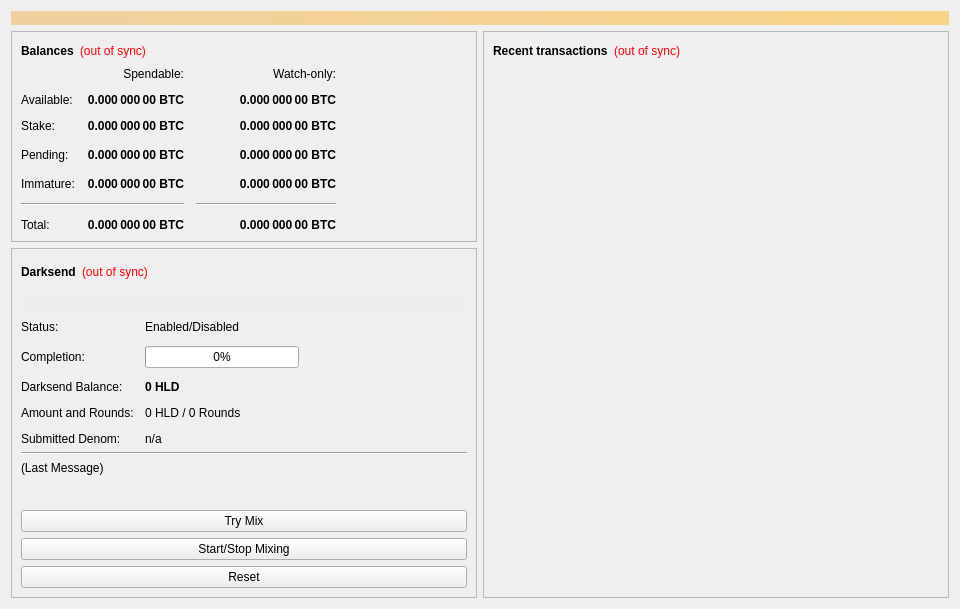
<?xml version="1.0" encoding="UTF-8"?>
<ui version="4.0">
 <class>OverviewPage</class>
 <widget class="QWidget" name="OverviewPage">
  <property name="geometry">
   <rect>
    <x>0</x>
    <y>0</y>
    <width>960</width>
    <height>594</height>
   </rect>
  </property>
  <property name="minimumSize">
   <size>
    <width>960</width>
    <height>0</height>
   </size>
  </property>
  <property name="windowTitle">
   <string>Form</string>
  </property>
  <layout class="QVBoxLayout" name="topLayout">
   <item>
    <widget class="QLabel" name="labelAlerts">
     <property name="visible">
      <bool>false</bool>
     </property>
     <property name="styleSheet">
      <string notr="true">background-color: qlineargradient(x1: 0, y1: 0, x2: 1, y2: 0, stop:0 #F0D0A0, stop:1 #F8D488); color:#000000;</string>
     </property>
     <property name="wordWrap">
      <bool>true</bool>
     </property>
     <property name="margin">
      <number>3</number>
     </property>
    </widget>
   </item>
   <item>
    <layout class="QHBoxLayout" name="horizontalLayout" stretch="1,1">
     <item>
      <layout class="QVBoxLayout" name="verticalLayout_2">
       <item>
        <widget class="QFrame" name="frame">
         <property name="frameShape">
          <enum>QFrame::StyledPanel</enum>
         </property>
         <property name="frameShadow">
          <enum>QFrame::Raised</enum>
         </property>
         <layout class="QVBoxLayout" name="verticalLayout_4">
          <item>
           <layout class="QHBoxLayout" name="horizontalLayout_4">
            <item>
             <widget class="QLabel" name="label_5">
              <property name="font">
               <font>
                <weight>75</weight>
                <bold>true</bold>
               </font>
              </property>
              <property name="text">
               <string>Balances</string>
              </property>
             </widget>
            </item>
            <item>
             <widget class="QLabel" name="labelWalletStatus">
              <property name="cursor">
               <cursorShape>WhatsThisCursor</cursorShape>
              </property>
              <property name="toolTip">
               <string>The displayed information may be out of date. Your wallet automatically synchronizes with the Highland network after a connection is established, but this process has not completed yet.</string>
              </property>
              <property name="styleSheet">
               <string notr="true">QLabel { color: red; }</string>
              </property>
              <property name="text">
               <string notr="true">(out of sync)</string>
              </property>
              <property name="alignment">
               <set>Qt::AlignLeading|Qt::AlignLeft|Qt::AlignVCenter</set>
              </property>
             </widget>
            </item>
            <item>
             <spacer name="horizontalSpacer_3">
              <property name="orientation">
               <enum>Qt::Horizontal</enum>
              </property>
              <property name="sizeHint" stdset="0">
               <size>
                <width>40</width>
                <height>20</height>
               </size>
              </property>
             </spacer>
            </item>
           </layout>
          </item>
          <item>
           <layout class="QGridLayout" name="gridLayout">
            <property name="spacing">
             <number>12</number>
            </property>
            <item row="3" column="2">
             <widget class="QLabel" name="labelWatchPending">
              <property name="font">
               <font>
                <weight>75</weight>
                <bold>true</bold>
               </font>
              </property>
              <property name="cursor">
               <cursorShape>IBeamCursor</cursorShape>
              </property>
              <property name="toolTip">
               <string>Unconfirmed transactions to watch-only addresses</string>
              </property>
              <property name="text">
               <string notr="true">0.000 000 00 BTC</string>
              </property>
              <property name="alignment">
               <set>Qt::AlignRight|Qt::AlignTrailing|Qt::AlignVCenter</set>
              </property>
              <property name="textInteractionFlags">
               <set>Qt::LinksAccessibleByMouse|Qt::TextSelectableByKeyboard|Qt::TextSelectableByMouse</set>
              </property>
             </widget>
            </item>
            <item row="3" column="1">
             <widget class="QLabel" name="labelUnconfirmed">
              <property name="font">
               <font>
                <weight>75</weight>
                <bold>true</bold>
               </font>
              </property>
              <property name="cursor">
               <cursorShape>IBeamCursor</cursorShape>
              </property>
              <property name="toolTip">
               <string>Total of transactions that have yet to be confirmed, and do not yet count toward the spendable balance</string>
              </property>
              <property name="text">
               <string notr="true">0.000 000 00 BTC</string>
              </property>
              <property name="alignment">
               <set>Qt::AlignRight|Qt::AlignTrailing|Qt::AlignVCenter</set>
              </property>
              <property name="textInteractionFlags">
               <set>Qt::LinksAccessibleByMouse|Qt::TextSelectableByKeyboard|Qt::TextSelectableByMouse</set>
              </property>
             </widget>
            </item>
            <item row="4" column="2">
             <widget class="QLabel" name="labelWatchImmature">
              <property name="font">
               <font>
                <weight>75</weight>
                <bold>true</bold>
               </font>
              </property>
              <property name="cursor">
               <cursorShape>IBeamCursor</cursorShape>
              </property>
              <property name="toolTip">
               <string>Mined balance in watch-only addresses that has not yet matured</string>
              </property>
              <property name="text">
               <string notr="true">0.000 000 00 BTC</string>
              </property>
              <property name="alignment">
               <set>Qt::AlignRight|Qt::AlignTrailing|Qt::AlignVCenter</set>
              </property>
              <property name="textInteractionFlags">
               <set>Qt::LinksAccessibleByMouse|Qt::TextSelectableByKeyboard|Qt::TextSelectableByMouse</set>
              </property>
             </widget>
            </item>
            <item row="5" column="0" colspan="2">
             <widget class="Line" name="lineSpendableBalance">
              <property name="orientation">
               <enum>Qt::Horizontal</enum>
              </property>
             </widget>
            </item>
            <item row="5" column="2">
             <widget class="Line" name="lineWatchBalance">
              <property name="sizePolicy">
               <sizepolicy hsizetype="Preferred" vsizetype="Fixed">
                <horstretch>0</horstretch>
                <verstretch>0</verstretch>
               </sizepolicy>
              </property>
              <property name="minimumSize">
               <size>
                <width>140</width>
                <height>0</height>
               </size>
              </property>
              <property name="orientation">
               <enum>Qt::Horizontal</enum>
              </property>
             </widget>
            </item>
            <item row="6" column="0">
             <widget class="QLabel" name="labelTotalText">
              <property name="text">
               <string>Total:</string>
              </property>
             </widget>
            </item>
            <item row="4" column="1">
             <widget class="QLabel" name="labelImmature">
              <property name="font">
               <font>
                <weight>75</weight>
                <bold>true</bold>
               </font>
              </property>
              <property name="cursor">
               <cursorShape>IBeamCursor</cursorShape>
              </property>
              <property name="toolTip">
               <string>Mined balance that has not yet matured</string>
              </property>
              <property name="text">
               <string notr="true">0.000 000 00 BTC</string>
              </property>
              <property name="alignment">
               <set>Qt::AlignRight|Qt::AlignTrailing|Qt::AlignVCenter</set>
              </property>
              <property name="textInteractionFlags">
               <set>Qt::LinksAccessibleByMouse|Qt::TextSelectableByKeyboard|Qt::TextSelectableByMouse</set>
              </property>
             </widget>
            </item>
            <item row="3" column="3">
             <spacer name="horizontalSpacer_2">
              <property name="orientation">
               <enum>Qt::Horizontal</enum>
              </property>
              <property name="sizeHint" stdset="0">
               <size>
                <width>40</width>
                <height>20</height>
               </size>
              </property>
             </spacer>
            </item>
            <item row="4" column="0">
             <widget class="QLabel" name="labelImmatureText">
              <property name="text">
               <string>Immature:</string>
              </property>
             </widget>
            </item>
            <item row="6" column="1">
             <widget class="QLabel" name="labelTotal">
              <property name="font">
               <font>
                <weight>75</weight>
                <bold>true</bold>
               </font>
              </property>
              <property name="cursor">
               <cursorShape>IBeamCursor</cursorShape>
              </property>
              <property name="toolTip">
               <string>Your current total balance</string>
              </property>
              <property name="text">
               <string notr="true">0.000 000 00 BTC</string>
              </property>
              <property name="alignment">
               <set>Qt::AlignRight|Qt::AlignTrailing|Qt::AlignVCenter</set>
              </property>
              <property name="textInteractionFlags">
               <set>Qt::LinksAccessibleByMouse|Qt::TextSelectableByKeyboard|Qt::TextSelectableByMouse</set>
              </property>
             </widget>
            </item>
            <item row="6" column="2">
             <widget class="QLabel" name="labelWatchTotal">
              <property name="font">
               <font>
                <weight>75</weight>
                <bold>true</bold>
               </font>
              </property>
              <property name="cursor">
               <cursorShape>IBeamCursor</cursorShape>
              </property>
              <property name="toolTip">
               <string>Current total balance in watch-only addresses</string>
              </property>
              <property name="text">
               <string notr="true">0.000 000 00 BTC</string>
              </property>
              <property name="alignment">
               <set>Qt::AlignRight|Qt::AlignTrailing|Qt::AlignVCenter</set>
              </property>
              <property name="textInteractionFlags">
               <set>Qt::LinksAccessibleByMouse|Qt::TextSelectableByKeyboard|Qt::TextSelectableByMouse</set>
              </property>
             </widget>
            </item>
            <item row="0" column="2">
             <widget class="QLabel" name="labelWatchonly">
              <property name="text">
               <string>Watch-only:</string>
              </property>
              <property name="alignment">
               <set>Qt::AlignRight|Qt::AlignTrailing|Qt::AlignVCenter</set>
              </property>
             </widget>
            </item>
            <item row="1" column="0">
             <widget class="QLabel" name="labelBalanceText">
              <property name="text">
               <string>Available:</string>
              </property>
             </widget>
            </item>
            <item row="1" column="1">
             <widget class="QLabel" name="labelBalance">
              <property name="font">
               <font>
                <weight>75</weight>
                <bold>true</bold>
               </font>
              </property>
              <property name="cursor">
               <cursorShape>IBeamCursor</cursorShape>
              </property>
              <property name="toolTip">
               <string>Your current spendable balance</string>
              </property>
              <property name="text">
               <string notr="true">0.000 000 00 BTC</string>
              </property>
              <property name="alignment">
               <set>Qt::AlignRight|Qt::AlignTrailing|Qt::AlignVCenter</set>
              </property>
              <property name="textInteractionFlags">
               <set>Qt::LinksAccessibleByMouse|Qt::TextSelectableByKeyboard|Qt::TextSelectableByMouse</set>
              </property>
             </widget>
            </item>
            <item row="2" column="0">
             <widget class="QLabel" name="label_10">
              <property name="text">
               <string>Stake:</string>
              </property>
             </widget>
            </item>
            <item row="2" column="1">
             <widget class="QLabel" name="labelStake">
              <property name="font">
               <font>
                <weight>75</weight>
                <bold>true</bold>
               </font>
              </property>
              <property name="cursor">
               <cursorShape>IBeamCursor</cursorShape>
              </property>
              <property name="toolTip">
               <string>Total of coins that was staked, and do not yet count toward the current balance</string>
              </property>
              <property name="text">
               <string notr="true">0.000 000 00 BTC</string>
              </property>
              <property name="alignment">
               <set>Qt::AlignRight|Qt::AlignTrailing|Qt::AlignVCenter</set>
              </property>
              <property name="textInteractionFlags">
               <set>Qt::LinksAccessibleByMouse|Qt::TextSelectableByKeyboard|Qt::TextSelectableByMouse</set>
              </property>
             </widget>
            </item>
            <item row="2" column="2">
             <widget class="QLabel" name="labelWatchStake">
              <property name="font">
               <font>
                <weight>75</weight>
                <bold>true</bold>
               </font>
              </property>
              <property name="cursor">
               <cursorShape>IBeamCursor</cursorShape>
              </property>
              <property name="toolTip">
               <string>Total of coins that was staked in watch-only addresses, and do not yet count toward the current watch-only balance</string>
              </property>
              <property name="text">
               <string notr="true">0.000 000 00 BTC</string>
              </property>
              <property name="alignment">
               <set>Qt::AlignRight|Qt::AlignTrailing|Qt::AlignVCenter</set>
              </property>
              <property name="textInteractionFlags">
               <set>Qt::LinksAccessibleByMouse|Qt::TextSelectableByKeyboard|Qt::TextSelectableByMouse</set>
              </property>
             </widget>
            </item>
            <item row="1" column="2">
             <widget class="QLabel" name="labelWatchAvailable">
              <property name="font">
               <font>
                <weight>75</weight>
                <bold>true</bold>
               </font>
              </property>
              <property name="cursor">
               <cursorShape>IBeamCursor</cursorShape>
              </property>
              <property name="toolTip">
               <string>Your current balance in watch-only addresses</string>
              </property>
              <property name="text">
               <string notr="true">0.000 000 00 BTC</string>
              </property>
              <property name="alignment">
               <set>Qt::AlignRight|Qt::AlignTrailing|Qt::AlignVCenter</set>
              </property>
              <property name="textInteractionFlags">
               <set>Qt::LinksAccessibleByMouse|Qt::TextSelectableByKeyboard|Qt::TextSelectableByMouse</set>
              </property>
             </widget>
            </item>
            <item row="3" column="0">
             <widget class="QLabel" name="labelPendingText">
              <property name="text">
               <string>Pending:</string>
              </property>
             </widget>
            </item>
            <item row="0" column="1">
             <widget class="QLabel" name="labelSpendable">
              <property name="text">
               <string>Spendable:</string>
              </property>
              <property name="alignment">
               <set>Qt::AlignRight|Qt::AlignTrailing|Qt::AlignVCenter</set>
              </property>
             </widget>
            </item>
           </layout>
          </item>
         </layout>
        </widget>
       </item>
       <item>
        <widget class="QFrame" name="frameDarksend">
         <property name="sizePolicy">
          <sizepolicy hsizetype="Expanding" vsizetype="Expanding">
           <horstretch>0</horstretch>
           <verstretch>0</verstretch>
          </sizepolicy>
         </property>
         <property name="minimumSize">
          <size>
           <width>0</width>
           <height>350</height>
          </size>
         </property>
         <property name="layoutDirection">
          <enum>Qt::LeftToRight</enum>
         </property>
         <property name="frameShape">
          <enum>QFrame::StyledPanel</enum>
         </property>
         <property name="frameShadow">
          <enum>QFrame::Raised</enum>
         </property>
         <layout class="QVBoxLayout" name="verticalLayout_5">
          <item>
           <layout class="QHBoxLayout" name="horizontalLayout_5">
            <item>
             <widget class="QLabel" name="label_2">
              <property name="font">
               <font>
                <weight>75</weight>
                <bold>true</bold>
               </font>
              </property>
              <property name="text">
               <string>Darksend</string>
              </property>
             </widget>
            </item>
            <item>
             <widget class="QLabel" name="labelDarksendSyncStatus">
              <property name="toolTip">
               <string>The displayed information may be out of date. Your wallet automatically synchronizes with the Highland network after a connection is established, but this process has not completed yet.</string>
              </property>
              <property name="styleSheet">
               <string notr="true">QLabel { color: red; }</string>
              </property>
              <property name="text">
               <string notr="true">(out of sync)</string>
              </property>
              <property name="alignment">
               <set>Qt::AlignLeading|Qt::AlignLeft|Qt::AlignVCenter</set>
              </property>
             </widget>
            </item>
            <item>
             <spacer name="horizontalSpacer_4">
              <property name="orientation">
               <enum>Qt::Horizontal</enum>
              </property>
              <property name="sizeHint" stdset="0">
               <size>
                <width>40</width>
                <height>20</height>
               </size>
              </property>
             </spacer>
            </item>
           </layout>
          </item>
          <item>
           <widget class="QPushButton" name="runAutoDenom">
            <property name="palette">
             <palette>
              <active>
               <colorrole role="WindowText">
                <brush brushstyle="SolidPattern">
                 <color alpha="255">
                  <red>0</red>
                  <green>0</green>
                  <blue>0</blue>
                 </color>
                </brush>
               </colorrole>
               <colorrole role="Button">
                <brush brushstyle="SolidPattern">
                 <color alpha="255">
                  <red>239</red>
                  <green>238</green>
                  <blue>238</blue>
                 </color>
                </brush>
               </colorrole>
               <colorrole role="Light">
                <brush brushstyle="SolidPattern">
                 <color alpha="255">
                  <red>255</red>
                  <green>255</green>
                  <blue>255</blue>
                 </color>
                </brush>
               </colorrole>
               <colorrole role="Midlight">
                <brush brushstyle="SolidPattern">
                 <color alpha="255">
                  <red>247</red>
                  <green>246</green>
                  <blue>246</blue>
                 </color>
                </brush>
               </colorrole>
               <colorrole role="Dark">
                <brush brushstyle="SolidPattern">
                 <color alpha="255">
                  <red>119</red>
                  <green>119</green>
                  <blue>119</blue>
                 </color>
                </brush>
               </colorrole>
               <colorrole role="Mid">
                <brush brushstyle="SolidPattern">
                 <color alpha="255">
                  <red>159</red>
                  <green>159</green>
                  <blue>159</blue>
                 </color>
                </brush>
               </colorrole>
               <colorrole role="Text">
                <brush brushstyle="SolidPattern">
                 <color alpha="255">
                  <red>0</red>
                  <green>0</green>
                  <blue>0</blue>
                 </color>
                </brush>
               </colorrole>
               <colorrole role="BrightText">
                <brush brushstyle="SolidPattern">
                 <color alpha="255">
                  <red>255</red>
                  <green>255</green>
                  <blue>255</blue>
                 </color>
                </brush>
               </colorrole>
               <colorrole role="ButtonText">
                <brush brushstyle="SolidPattern">
                 <color alpha="255">
                  <red>0</red>
                  <green>0</green>
                  <blue>0</blue>
                 </color>
                </brush>
               </colorrole>
               <colorrole role="Base">
                <brush brushstyle="SolidPattern">
                 <color alpha="255">
                  <red>255</red>
                  <green>255</green>
                  <blue>255</blue>
                 </color>
                </brush>
               </colorrole>
               <colorrole role="Window">
                <brush brushstyle="SolidPattern">
                 <color alpha="255">
                  <red>239</red>
                  <green>238</green>
                  <blue>238</blue>
                 </color>
                </brush>
               </colorrole>
               <colorrole role="Shadow">
                <brush brushstyle="SolidPattern">
                 <color alpha="255">
                  <red>0</red>
                  <green>0</green>
                  <blue>0</blue>
                 </color>
                </brush>
               </colorrole>
               <colorrole role="AlternateBase">
                <brush brushstyle="SolidPattern">
                 <color alpha="255">
                  <red>247</red>
                  <green>246</green>
                  <blue>246</blue>
                 </color>
                </brush>
               </colorrole>
               <colorrole role="ToolTipBase">
                <brush brushstyle="SolidPattern">
                 <color alpha="255">
                  <red>255</red>
                  <green>255</green>
                  <blue>220</blue>
                 </color>
                </brush>
               </colorrole>
               <colorrole role="ToolTipText">
                <brush brushstyle="SolidPattern">
                 <color alpha="255">
                  <red>0</red>
                  <green>0</green>
                  <blue>0</blue>
                 </color>
                </brush>
               </colorrole>
              </active>
              <inactive>
               <colorrole role="WindowText">
                <brush brushstyle="SolidPattern">
                 <color alpha="255">
                  <red>0</red>
                  <green>0</green>
                  <blue>0</blue>
                 </color>
                </brush>
               </colorrole>
               <colorrole role="Button">
                <brush brushstyle="SolidPattern">
                 <color alpha="255">
                  <red>239</red>
                  <green>238</green>
                  <blue>238</blue>
                 </color>
                </brush>
               </colorrole>
               <colorrole role="Light">
                <brush brushstyle="SolidPattern">
                 <color alpha="255">
                  <red>255</red>
                  <green>255</green>
                  <blue>255</blue>
                 </color>
                </brush>
               </colorrole>
               <colorrole role="Midlight">
                <brush brushstyle="SolidPattern">
                 <color alpha="255">
                  <red>247</red>
                  <green>246</green>
                  <blue>246</blue>
                 </color>
                </brush>
               </colorrole>
               <colorrole role="Dark">
                <brush brushstyle="SolidPattern">
                 <color alpha="255">
                  <red>119</red>
                  <green>119</green>
                  <blue>119</blue>
                 </color>
                </brush>
               </colorrole>
               <colorrole role="Mid">
                <brush brushstyle="SolidPattern">
                 <color alpha="255">
                  <red>159</red>
                  <green>159</green>
                  <blue>159</blue>
                 </color>
                </brush>
               </colorrole>
               <colorrole role="Text">
                <brush brushstyle="SolidPattern">
                 <color alpha="255">
                  <red>0</red>
                  <green>0</green>
                  <blue>0</blue>
                 </color>
                </brush>
               </colorrole>
               <colorrole role="BrightText">
                <brush brushstyle="SolidPattern">
                 <color alpha="255">
                  <red>255</red>
                  <green>255</green>
                  <blue>255</blue>
                 </color>
                </brush>
               </colorrole>
               <colorrole role="ButtonText">
                <brush brushstyle="SolidPattern">
                 <color alpha="255">
                  <red>0</red>
                  <green>0</green>
                  <blue>0</blue>
                 </color>
                </brush>
               </colorrole>
               <colorrole role="Base">
                <brush brushstyle="SolidPattern">
                 <color alpha="255">
                  <red>255</red>
                  <green>255</green>
                  <blue>255</blue>
                 </color>
                </brush>
               </colorrole>
               <colorrole role="Window">
                <brush brushstyle="SolidPattern">
                 <color alpha="255">
                  <red>239</red>
                  <green>238</green>
                  <blue>238</blue>
                 </color>
                </brush>
               </colorrole>
               <colorrole role="Shadow">
                <brush brushstyle="SolidPattern">
                 <color alpha="255">
                  <red>0</red>
                  <green>0</green>
                  <blue>0</blue>
                 </color>
                </brush>
               </colorrole>
               <colorrole role="AlternateBase">
                <brush brushstyle="SolidPattern">
                 <color alpha="255">
                  <red>247</red>
                  <green>246</green>
                  <blue>246</blue>
                 </color>
                </brush>
               </colorrole>
               <colorrole role="ToolTipBase">
                <brush brushstyle="SolidPattern">
                 <color alpha="255">
                  <red>255</red>
                  <green>255</green>
                  <blue>220</blue>
                 </color>
                </brush>
               </colorrole>
               <colorrole role="ToolTipText">
                <brush brushstyle="SolidPattern">
                 <color alpha="255">
                  <red>0</red>
                  <green>0</green>
                  <blue>0</blue>
                 </color>
                </brush>
               </colorrole>
              </inactive>
              <disabled>
               <colorrole role="WindowText">
                <brush brushstyle="SolidPattern">
                 <color alpha="255">
                  <red>119</red>
                  <green>119</green>
                  <blue>119</blue>
                 </color>
                </brush>
               </colorrole>
               <colorrole role="Button">
                <brush brushstyle="SolidPattern">
                 <color alpha="255">
                  <red>239</red>
                  <green>238</green>
                  <blue>238</blue>
                 </color>
                </brush>
               </colorrole>
               <colorrole role="Light">
                <brush brushstyle="SolidPattern">
                 <color alpha="255">
                  <red>255</red>
                  <green>255</green>
                  <blue>255</blue>
                 </color>
                </brush>
               </colorrole>
               <colorrole role="Midlight">
                <brush brushstyle="SolidPattern">
                 <color alpha="255">
                  <red>247</red>
                  <green>246</green>
                  <blue>246</blue>
                 </color>
                </brush>
               </colorrole>
               <colorrole role="Dark">
                <brush brushstyle="SolidPattern">
                 <color alpha="255">
                  <red>119</red>
                  <green>119</green>
                  <blue>119</blue>
                 </color>
                </brush>
               </colorrole>
               <colorrole role="Mid">
                <brush brushstyle="SolidPattern">
                 <color alpha="255">
                  <red>159</red>
                  <green>159</green>
                  <blue>159</blue>
                 </color>
                </brush>
               </colorrole>
               <colorrole role="Text">
                <brush brushstyle="SolidPattern">
                 <color alpha="255">
                  <red>119</red>
                  <green>119</green>
                  <blue>119</blue>
                 </color>
                </brush>
               </colorrole>
               <colorrole role="BrightText">
                <brush brushstyle="SolidPattern">
                 <color alpha="255">
                  <red>255</red>
                  <green>255</green>
                  <blue>255</blue>
                 </color>
                </brush>
               </colorrole>
               <colorrole role="ButtonText">
                <brush brushstyle="SolidPattern">
                 <color alpha="255">
                  <red>119</red>
                  <green>119</green>
                  <blue>119</blue>
                 </color>
                </brush>
               </colorrole>
               <colorrole role="Base">
                <brush brushstyle="SolidPattern">
                 <color alpha="255">
                  <red>239</red>
                  <green>238</green>
                  <blue>238</blue>
                 </color>
                </brush>
               </colorrole>
               <colorrole role="Window">
                <brush brushstyle="SolidPattern">
                 <color alpha="255">
                  <red>239</red>
                  <green>238</green>
                  <blue>238</blue>
                 </color>
                </brush>
               </colorrole>
               <colorrole role="Shadow">
                <brush brushstyle="SolidPattern">
                 <color alpha="255">
                  <red>0</red>
                  <green>0</green>
                  <blue>0</blue>
                 </color>
                </brush>
               </colorrole>
               <colorrole role="AlternateBase">
                <brush brushstyle="SolidPattern">
                 <color alpha="255">
                  <red>239</red>
                  <green>238</green>
                  <blue>238</blue>
                 </color>
                </brush>
               </colorrole>
               <colorrole role="ToolTipBase">
                <brush brushstyle="SolidPattern">
                 <color alpha="255">
                  <red>255</red>
                  <green>255</green>
                  <blue>220</blue>
                 </color>
                </brush>
               </colorrole>
               <colorrole role="ToolTipText">
                <brush brushstyle="SolidPattern">
                 <color alpha="255">
                  <red>0</red>
                  <green>0</green>
                  <blue>0</blue>
                 </color>
                </brush>
               </colorrole>
              </disabled>
             </palette>
            </property>
            <property name="focusPolicy">
             <enum>Qt::NoFocus</enum>
            </property>
            <property name="autoFillBackground">
             <bool>true</bool>
            </property>
            <property name="text">
             <string/>
            </property>
            <property name="flat">
             <bool>true</bool>
            </property>
           </widget>
          </item>
          <item>
           <layout class="QFormLayout" name="formLayout">
            <property name="fieldGrowthPolicy">
             <enum>QFormLayout::AllNonFixedFieldsGrow</enum>
            </property>
            <property name="horizontalSpacing">
             <number>11</number>
            </property>
            <property name="verticalSpacing">
             <number>12</number>
            </property>
            <item row="0" column="0">
             <widget class="QLabel" name="label_6">
              <property name="text">
               <string>Status:</string>
              </property>
             </widget>
            </item>
            <item row="1" column="0">
             <widget class="QLabel" name="label_7">
              <property name="text">
               <string>Completion:</string>
              </property>
             </widget>
            </item>
            <item row="1" column="1">
             <widget class="QProgressBar" name="darksendProgress">
              <property name="maximumSize">
               <size>
                <width>154</width>
                <height>16777215</height>
               </size>
              </property>
              <property name="value">
               <number>0</number>
              </property>
             </widget>
            </item>
            <item row="3" column="0">
             <widget class="QLabel" name="labelAnonymizedText">
              <property name="text">
               <string>Darksend Balance:</string>
              </property>
             </widget>
            </item>
            <item row="3" column="1">
             <widget class="QLabel" name="labelAnonymized">
              <property name="font">
               <font>
                <weight>75</weight>
                <bold>true</bold>
               </font>
              </property>
              <property name="text">
               <string notr="true">0 HLD</string>
              </property>
             </widget>
            </item>
            <item row="4" column="0">
             <widget class="QLabel" name="label_8">
              <property name="text">
               <string>Amount and Rounds:</string>
              </property>
             </widget>
            </item>
            <item row="4" column="1">
             <widget class="QLabel" name="labelAmountRounds">
              <property name="text">
               <string>0 HLD / 0 Rounds</string>
              </property>
             </widget>
            </item>
            <item row="5" column="0">
             <widget class="QLabel" name="label_9">
              <property name="text">
               <string>Submitted Denom:</string>
              </property>
             </widget>
            </item>
            <item row="5" column="1">
             <widget class="QLabel" name="labelSubmittedDenom">
              <property name="toolTip">
               <string>The denominations you submitted to the Masternode.&lt;br&gt;To mix, other users must submit the exact same denominations.</string>
              </property>
              <property name="text">
               <string>n/a</string>
              </property>
             </widget>
            </item>
            <item row="0" column="1">
             <widget class="QLabel" name="darksendEnabled">
              <property name="text">
               <string>Enabled/Disabled</string>
              </property>
             </widget>
            </item>
           </layout>
          </item>
          <item>
           <widget class="Line" name="lineLastMessage">
            <property name="orientation">
             <enum>Qt::Horizontal</enum>
            </property>
           </widget>
          </item>
          <item>
           <widget class="QLabel" name="darksendStatus">
            <property name="minimumSize">
             <size>
              <width>288</width>
              <height>43</height>
             </size>
            </property>
            <property name="text">
             <string>(Last Message)</string>
            </property>
            <property name="alignment">
             <set>Qt::AlignLeading|Qt::AlignLeft|Qt::AlignTop</set>
            </property>
            <property name="wordWrap">
             <bool>true</bool>
            </property>
           </widget>
          </item>
          <item>
           <widget class="QPushButton" name="darksendAuto">
            <property name="sizePolicy">
             <sizepolicy hsizetype="MinimumExpanding" vsizetype="Fixed">
              <horstretch>0</horstretch>
              <verstretch>0</verstretch>
             </sizepolicy>
            </property>
            <property name="toolTip">
             <string>Try to manually submit a Darksend request.</string>
            </property>
            <property name="text">
             <string>Try Mix</string>
            </property>
           </widget>
          </item>
          <item>
           <widget class="QPushButton" name="toggleDarksend">
            <property name="sizePolicy">
             <sizepolicy hsizetype="MinimumExpanding" vsizetype="Fixed">
              <horstretch>0</horstretch>
              <verstretch>0</verstretch>
             </sizepolicy>
            </property>
            <property name="text">
             <string>Start/Stop Mixing</string>
            </property>
           </widget>
          </item>
          <item>
           <widget class="QPushButton" name="darksendReset">
            <property name="sizePolicy">
             <sizepolicy hsizetype="MinimumExpanding" vsizetype="Fixed">
              <horstretch>0</horstretch>
              <verstretch>0</verstretch>
             </sizepolicy>
            </property>
            <property name="toolTip">
             <string>Reset the current status of Darksend (can interrupt Darksend if it's in the process of Mixing, which can cost you money!)</string>
            </property>
            <property name="autoFillBackground">
             <bool>false</bool>
            </property>
            <property name="text">
             <string>Reset</string>
            </property>
           </widget>
          </item>
         </layout>
        </widget>
       </item>
       <item>
        <spacer name="verticalSpacer">
         <property name="orientation">
          <enum>Qt::Vertical</enum>
         </property>
         <property name="sizeHint" stdset="0">
          <size>
           <width>20</width>
           <height>40</height>
          </size>
         </property>
        </spacer>
       </item>
      </layout>
     </item>
     <item>
      <layout class="QVBoxLayout" name="verticalLayout_3">
       <item>
        <widget class="QFrame" name="frame_2">
         <property name="frameShape">
          <enum>QFrame::StyledPanel</enum>
         </property>
         <property name="frameShadow">
          <enum>QFrame::Raised</enum>
         </property>
         <layout class="QVBoxLayout" name="verticalLayout">
          <item>
           <layout class="QHBoxLayout" name="horizontalLayout_2">
            <item>
             <widget class="QLabel" name="label_4">
              <property name="font">
               <font>
                <weight>75</weight>
                <bold>true</bold>
               </font>
              </property>
              <property name="text">
               <string>Recent transactions</string>
              </property>
             </widget>
            </item>
            <item>
             <widget class="QLabel" name="labelTransactionsStatus">
              <property name="cursor">
               <cursorShape>WhatsThisCursor</cursorShape>
              </property>
              <property name="toolTip">
               <string>The displayed information may be out of date. Your wallet automatically synchronizes with the Highland network after a connection is established, but this process has not completed yet.</string>
              </property>
              <property name="styleSheet">
               <string notr="true">QLabel { color: red; }</string>
              </property>
              <property name="text">
               <string notr="true">(out of sync)</string>
              </property>
              <property name="alignment">
               <set>Qt::AlignRight|Qt::AlignTrailing|Qt::AlignVCenter</set>
              </property>
             </widget>
            </item>
            <item>
             <spacer name="horizontalSpacer">
              <property name="orientation">
               <enum>Qt::Horizontal</enum>
              </property>
              <property name="sizeHint" stdset="0">
               <size>
                <width>40</width>
                <height>20</height>
               </size>
              </property>
             </spacer>
            </item>
           </layout>
          </item>
          <item>
           <widget class="QListView" name="listTransactions">
            <property name="styleSheet">
             <string notr="true">QListView { background: transparent; }</string>
            </property>
            <property name="frameShape">
             <enum>QFrame::NoFrame</enum>
            </property>
            <property name="verticalScrollBarPolicy">
             <enum>Qt::ScrollBarAlwaysOff</enum>
            </property>
            <property name="horizontalScrollBarPolicy">
             <enum>Qt::ScrollBarAlwaysOff</enum>
            </property>
            <property name="selectionMode">
             <enum>QAbstractItemView::NoSelection</enum>
            </property>
           </widget>
          </item>
         </layout>
        </widget>
       </item>
      </layout>
     </item>
    </layout>
   </item>
  </layout>
 </widget>
 <resources/>
 <connections/>
</ui>
